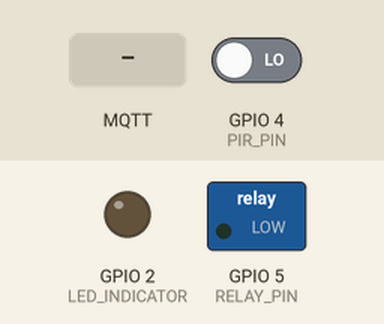
A sketch run on a simulated ESP32. Shown: switched loads named in the sketch (green lamp = pin HIGH), output pins drawn as LEDs (lit = HIGH). The test bench sets the inputs (shaded band); at power-on: GPIO 4 (PIR_PIN) LOW. WiFi joins after 1.5 s; servers stay silent unless stated; no MQTT or app messages arrive unless stated; what the sketch prints to the serial monitor is not drawn.

Above: at 2.7 s.
2.8 s: MQTT message "ON" arrives on the first subscribed topic
At 3.5 s:
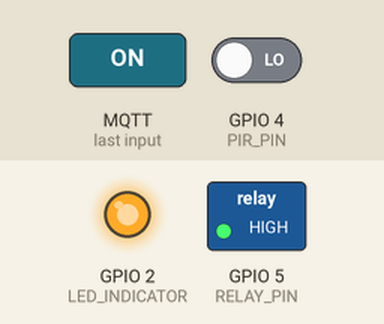
4.3 s: GPIO 4 (PIR_PIN) driven HIGH
5.8 s: MQTT message "OFF" arrives on the first subscribed topic
7.3 s: MQTT message "1" arrives on the first subscribed topic
8.8 s: GPIO 4 (PIR_PIN) driven LOW
Timing chart, 0 to 11.3 s (numbered marks = the images above; inputs shaded):
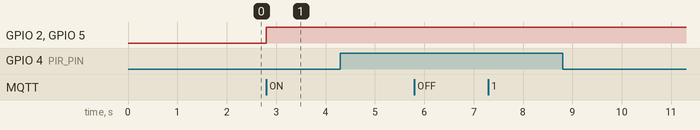

Measured:
- after the input at 2.8 s, GPIO 2 (LED_INDICATOR), GPIO 5 (RELAY_PIN): LOW → HIGH at once
- after the input at 4.3 s, every drawn part: stays the same
- after the input at 5.8 s, every drawn part: stays the same
- after the input at 7.3 s, every drawn part: stays the same
- after the input at 8.8 s, every drawn part: stays the same

The sketch:

bedroom_two.ino
```cpp
#include <WiFi.h>
#include <PubSubClient.h>

// WiFi Configuration
const char* ssid = "YOUR_WIFI_SSID";
const char* password = "YOUR_WIFI_PASSWORD";

// MQTT Broker Configuration
const char* mqtt_server = "192.168.1.100";  // Ganti dengan IP Address broker
const int mqtt_port = 1883;
const char* mqtt_client_id = "bedroom_two";

// MQTT Topics
const char* lamp_status_topic = "home/bedrooms/two/lamp/status";
const char* lamp_set_topic = "home/bedrooms/two/lamp/set";
const char* occupancy_topic = "home/bedrooms/two/occupancy";

// Pin Configuration
const int RELAY_PIN = 5;        // Pin relay untuk lampu
const int PIR_PIN = 4;          // Pin PIR sensor untuk deteksi okupansi
const int LED_INDICATOR = 2;    // LED indikator built-in

// Variables
bool lampState = false;
bool occupancyState = false;
unsigned long lastPublish = 0;
const long publishInterval = 5000;  // Publish setiap 5 detik

WiFiClient espClient;
PubSubClient client(espClient);

void setup() {
  Serial.begin(115200);

  pinMode(RELAY_PIN, OUTPUT);
  pinMode(PIR_PIN, INPUT);
  pinMode(LED_INDICATOR, OUTPUT);

  digitalWrite(RELAY_PIN, LOW);
  digitalWrite(LED_INDICATOR, LOW);

  setup_wifi();
  client.setServer(mqtt_server, mqtt_port);
  client.setCallback(callback);
}

void setup_wifi() {
  delay(10);
  Serial.println();
  Serial.print("Connecting to ");
  Serial.println(ssid);

  WiFi.begin(ssid, password);

  while (WiFi.status() != WL_CONNECTED) {
    delay(500);
    Serial.print(".");
  }

  Serial.println("");
  Serial.println("WiFi connected");
  Serial.println("IP address: ");
  Serial.println(WiFi.localIP());
}

void callback(char* topic, byte* payload, unsigned int length) {
  String message = "";
  for (int i = 0; i < length; i++) {
    message += (char)payload[i];
  }

  Serial.print("Message arrived [");
  Serial.print(topic);
  Serial.print("]: ");
  Serial.println(message);

  // Hanya izinkan kontrol lampu jika tidak ada okupansi
  if (String(topic) == lamp_set_topic) {
    if (!occupancyState) {  // Lampu hanya bisa dikontrol saat tidak berpenghuni
      if (message == "ON") {
        lampState = true;
        digitalWrite(RELAY_PIN, HIGH);
        digitalWrite(LED_INDICATOR, HIGH);
      } else if (message == "OFF") {
        lampState = false;
        digitalWrite(RELAY_PIN, LOW);
        digitalWrite(LED_INDICATOR, LOW);
      }
      publishStatus();
    } else {
      Serial.println("Cannot control lamp: Room is occupied");
    }
  }
}

void reconnect() {
  while (!client.connected()) {
    Serial.print("Attempting MQTT connection...");

    if (client.connect(mqtt_client_id)) {
      Serial.println("connected");
      client.subscribe(lamp_set_topic);
      publishStatus();
    } else {
      Serial.print("failed, rc=");
      Serial.print(client.state());
      Serial.println(" try again in 5 seconds");
      delay(5000);
    }
  }
}

void publishStatus() {
  client.publish(lamp_status_topic, lampState ? "ON" : "OFF", true);
  client.publish(occupancy_topic, occupancyState ? "ON" : "OFF", true);
}

void checkOccupancy() {
  bool currentOccupancy = digitalRead(PIR_PIN);

  if (currentOccupancy != occupancyState) {
    occupancyState = currentOccupancy;
    Serial.print("Occupancy changed: ");
    Serial.println(occupancyState ? "ON" : "OFF");
    publishStatus();
  }
}

void loop() {
  if (!client.connected()) {
    reconnect();
  }
  client.loop();

  checkOccupancy();

  unsigned long now = millis();
  if (now - lastPublish > publishInterval) {
    lastPublish = now;
    publishStatus();
  }
}
```
